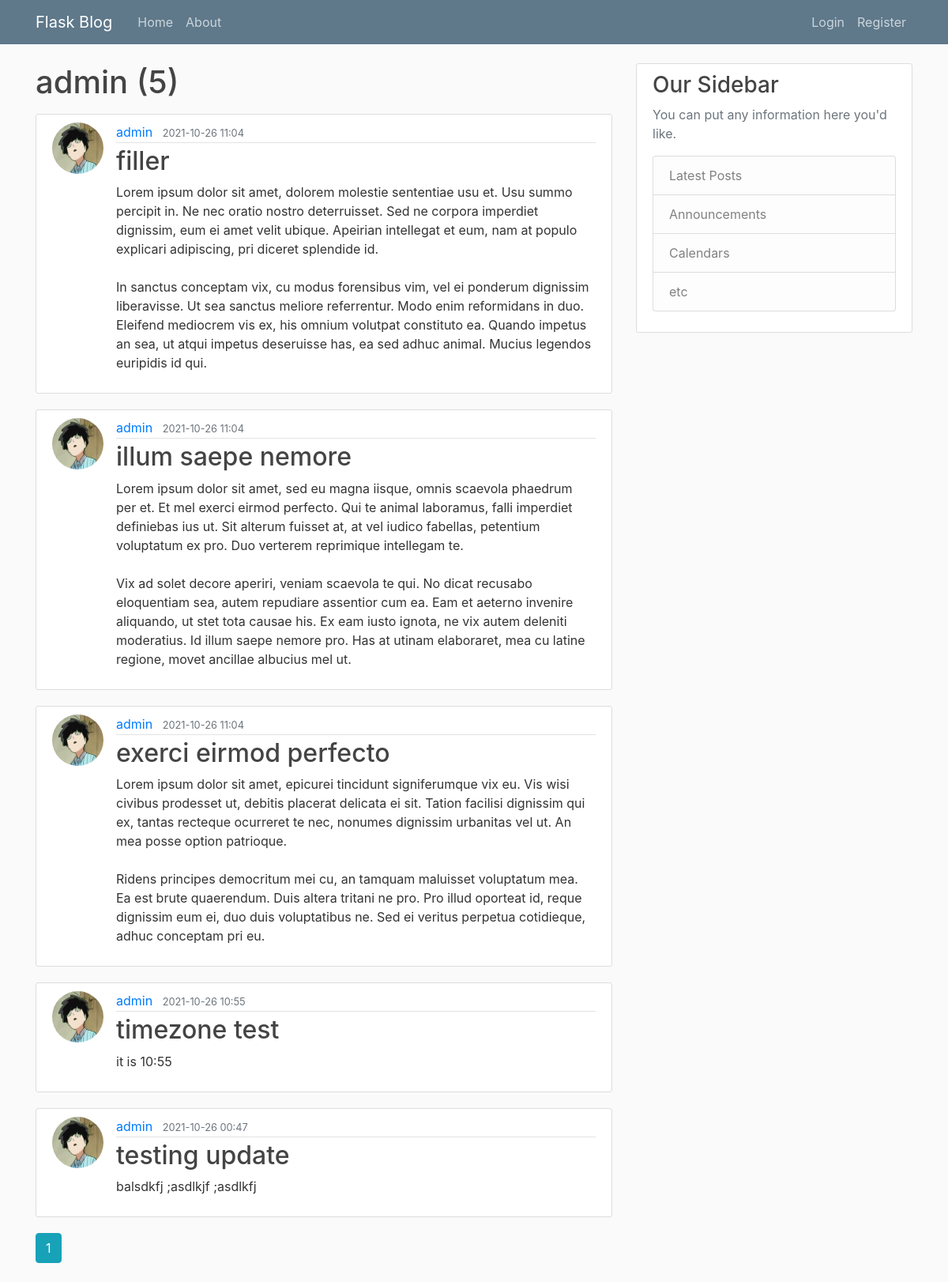
The app's page /user/admin, older data.
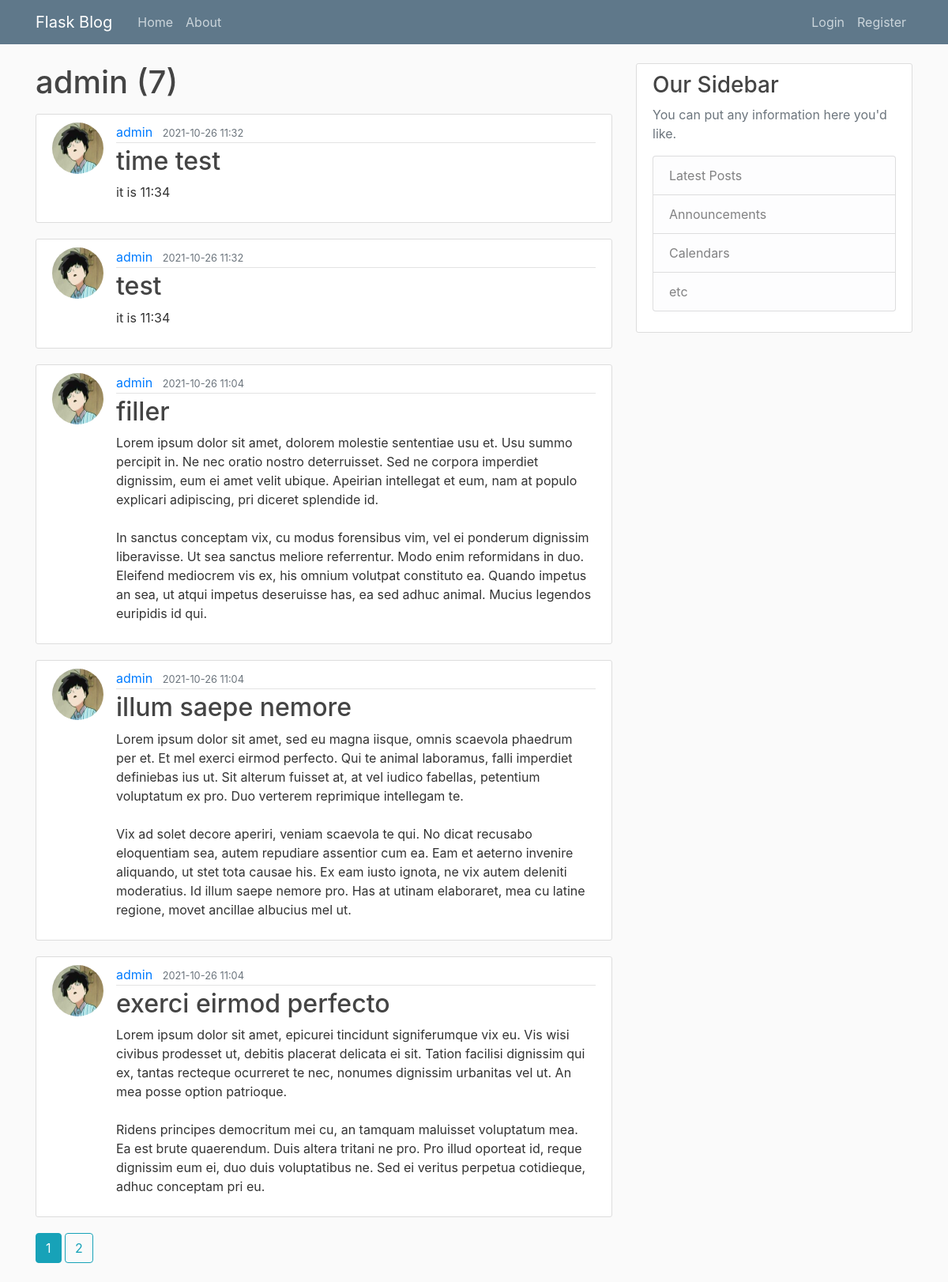
The same page, newer data.
### main/models.py (models this page shows, shortened)
class Post(db.Model):
    id = db.Column(db.Integer, primary_key=True)
    title = db.Column(db.String(100), nullable=False)
    date_posted = db.Column(db.DateTime, nullable=False, default=utc_to_local(datetime.utcnow()))
    content = db.Column(db.Text, nullable=False)
    user_id = db.Column(db.Integer, db.ForeignKey('user.id'), nullable=False)

class User(db.Model, UserMixin):
    id = db.Column(db.Integer, primary_key=True)
    username = db.Column(db.String(20), unique=True, nullable=False)
    email = db.Column(db.String(120), unique=True, nullable=False)
    image_file = db.Column(db.String(20), nullable=False, default='default.jpg')
    password = db.Column(db.String(60), nullable=False)
    posts = db.relationship('Post', backref='author', lazy=True)

### main/routes.py (the view)
@app.route("/user/<string:username>")
def user_posts(username):
    page = request.args.get('page', 1, type=int)
    user = User.query.filter_by(username=username).first_or_404()
    posts = Post.query.filter_by(author=user)\
        .order_by(Post.date_posted.desc())\
        .paginate(page=page, per_page=5)
    return render_template('user_posts.html', posts=posts, user=user)

### main/templates/user_posts.html
{% extends "layout.html" %}
{% block content %}
    <h1 class="mb-3">{{ user.username }} ({{ posts.total }})</h1>
   {% for post in posts.items%}
        <article class="media content-section">
            <img class="rounded-circle article-img" src="{{ url_for('static', filename='profile_pics/' + post.author.image_file) }}">
          <div class="media-body">
            <div class="article-metadata">
              <a class="mr-2" href="{{ url_for('user_posts', username=post.author.username) }}">{{ post.author.username }}</a>
              <small class="text-muted">{{ post.date_posted.strftime('%Y-%m-%d %H:%M') }}</small>
            </div>
            <h2><a class="article-title" href="{{ url_for('post', post_id=post.id) }}">{{ post.title }}</a></h2>
            <p class="article-content">{{ post.content }}</p>
          </div>
        </article>
   {% endfor %}
    {% for page_num in posts.iter_pages(left_edge=1, right_edge=1, left_current=1, right_current=3) %}
        {% if page_num %}
            {% if posts.page == page_num %}
            <a class="btn btn-info mb-4" href="{{ url_for('user_posts', username=user.username, page=page_num) }}">{{ page_num }}</a>
            {% else %}
            <a class="btn btn-outline-info mb-4" href="{{ url_for('user_posts', username=user.username, page=page_num) }}">{{ page_num }}</a>
            {% endif %}
        {% else %}
            ...
        {% endif %}
    {% endfor %}
{% endblock content %}

Row changes from the older to the newer data that the page shows:
no longer on this page (row unchanged): Post: image_file (picture), author.username "admin", date_posted "2021-10-26 10:55", title "timezone test", content "it is 10:55"
no longer on this page (row unchanged): Post: image_file (picture), author.username "admin", date_posted "2021-10-26 00:47", title "testing update", content "balsdkfj ;asdlkjf ;asdlkfj"
added Post: image_file (picture), author.username "admin", date_posted "2021-10-26 11:32", title "time test", content "it is 11:34"
added Post: image_file (picture), author.username "admin", date_posted "2021-10-26 11:32", title "test", content "it is 11:34"
Text that changed along with them:
{{ posts.total }}: "5" → "7"
new list line: "2"
